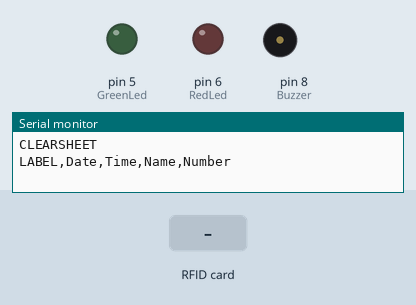
This sketch was run on a simulated Arduino Uno, built with avr-gcc and run on an emulated ATmega328P. On the bench: output pins drawn as LEDs (lit = HIGH), buzzer (waves = sounding, pin HIGH), the last lines printed to the serial monitor. Inputs (shaded band) come from the test bench. Pins used as bus, display or sensor lines are not drawn.

Above: at 1.2 s.
1.3 s: RFID card 99 35 72 A9 held to the reader
At 1.7 s:
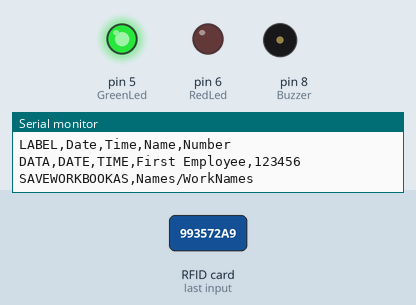
2.8 s: RFID card 5E 7A 19 C4 held to the reader
At 5.4 s:
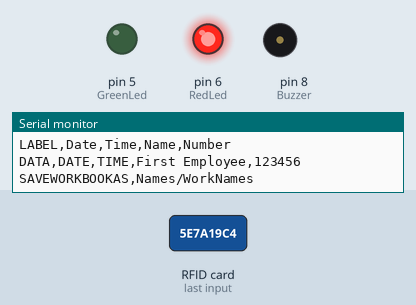
5.8 s: RFID card 8B 25 8F B9 held to the reader
At 6.9 s:
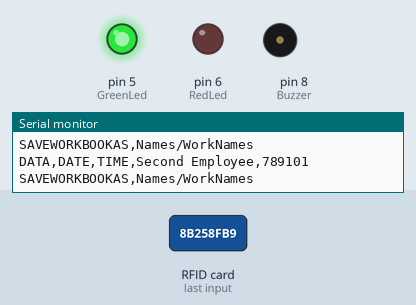
Timing chart, 0 to 10.9 s (numbered marks = the images above; inputs shaded):
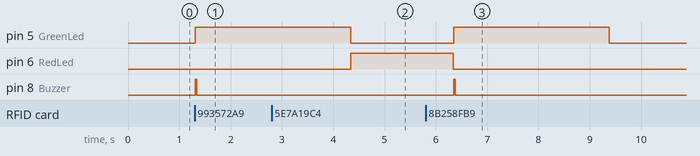

Measured:
- after the input at 1.3 s, pin 5 (GreenLed): LOW → HIGH at once; pin 8 (Buzzer): LOW → HIGH at once, → LOW 0.03 s later
- after the input at 2.8 s, pin 6 (RedLed): LOW → HIGH after 1.5 s
- after the input at 5.8 s, pin 5 (GreenLed): LOW → HIGH after 0.55 s, → LOW 3.0 s later; pin 8 (Buzzer): LOW → HIGH after 0.55 s, → LOW 0.03 s later

The sketch:

RFID_Excel.ino
```cpp
#include <SPI.h>
#include <MFRC522.h>

#define SS_PIN 10 //RX slave select
#define RST_PIN 9

MFRC522 mfrc522(SS_PIN, RST_PIN); // Create MFRC522 instance.

byte card_ID[4]; //card UID size 4byte
byte Name1[4]={0x99,0x35,0x72,0xA9};//first UID card
byte Name2[4]={0x8B,0x25,0x8F,0xB9};//second UID card

//if you want the arduino to detect the cards only once
int NumbCard[2];//this array content the number of cards. in my case i have just two cards.
int j=0;

int const RedLed=6;
int const GreenLed=5;
int const Buzzer=8;

String Name;//user name
long Number;//user number
int n ;//The number of card you want to detect (optional)

void setup() {
  Serial.begin(9600); // Initialize serial communications with the PC
  SPI.begin();  // Init SPI bus
  mfrc522.PCD_Init(); // Init MFRC522 card

  Serial.println("CLEARSHEET");                 // clears starting at row 1
  Serial.println("LABEL,Date,Time,Name,Number");// make four columns (Date,Time,[Name:"user name"]line 48 & 52,[Number:"user number"]line 49 & 53)

  pinMode(RedLed,OUTPUT);
  pinMode(GreenLed,OUTPUT);
  pinMode(Buzzer,OUTPUT);

   }

void loop() {
  //look for new card
   if ( ! mfrc522.PICC_IsNewCardPresent()) {
  return;//got to start of loop if there is no card present
 }
 // Select one of the cards
 if ( ! mfrc522.PICC_ReadCardSerial()) {
  return;//if read card serial(0) returns 1, the uid struct contians the ID of the read card.
 }

 for (byte i = 0; i < mfrc522.uid.size; i++) {
     card_ID[i]=mfrc522.uid.uidByte[i];

       if(card_ID[i]==Name1[i]){
       Name="First Employee";//user name
       Number=123456;//user number
       j=0;//first number in the NumbCard array : NumbCard[j]
      }
      else if(card_ID[i]==Name2[i]){
       Name="Second Employee";//user name
       Number=789101;//user number
       j=1;//Second number in the NumbCard array : NumbCard[j]
      }
      else{
          digitalWrite(GreenLed,LOW);
          digitalWrite(RedLed,HIGH);
          goto cont;//go directly to line 85
     }
}
      if(NumbCard[j] == 1){//to check if the card already detect
      //if you want to use LCD
      //Serial.println("Already Exist");
      }
      else{
      NumbCard[j] = 1;//put 1 in the NumbCard array : NumbCard[j]={1,1} to let the arduino know if the card was detecting
      n++;//(optional)
      Serial.print("DATA,DATE,TIME," + Name);//send the Name to excel
      Serial.print(",");
      Serial.println(Number); //send the Number to excel
      digitalWrite(GreenLed,HIGH);
      digitalWrite(RedLed,LOW);
      digitalWrite(Buzzer,HIGH);
      delay(30);
      digitalWrite(Buzzer,LOW);
      Serial.println("SAVEWORKBOOKAS,Names/WorkNames");
      }
      delay(1000);
cont:
delay(2000);
digitalWrite(GreenLed,LOW);
digitalWrite(RedLed,LOW);

//if you want to close the Excel when all card had detected and save Excel file in Names Folder. in my case i have just 2 card (optional)
//if(n==2){

  //  Serial.println("FORCEEXCELQUIT");
 //   }
}
```
